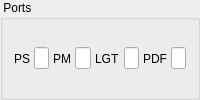
                <widget class="QGroupBox" name="groupBox_3">
                <property name="title">
                  <string> Ports </string>
                </property>
                <layout class="QHBoxLayout" name="horizontalLayout" stretch="1,10,1,10,1,10,1,10">
                  <property name="spacing">
                  <number>4</number>
                  </property>
                  <item>
                  <widget class="QLabel" name="psLabel">
                    <property name="text">
                    <string>PS</string>
                    </property>
                    <property name="alignment">
                    <set>Qt::AlignRight|Qt::AlignTrailing|Qt::AlignVCenter</set>
                    </property>
                  </widget>
                  </item>
                  <item>
                  <widget class="QLineEdit" name="psEdit">
                    <property name="key" stdset="0">
                      <string>PS</string>
                    </property>
                    <property name="type" stdset="0">
                      <string>integer</string>
                    </property>
                    <property name="mask" stdset="0">
                      <string>0x%0.1X</string>
                    </property>
                    <property name="sizePolicy">
                    <sizepolicy hsizetype="Ignored" vsizetype="Fixed">
                      <horstretch>0</horstretch>
                      <verstretch>0</verstretch>
                    </sizepolicy>
                    </property>
                  </widget>
                  </item>
                  <item>
                  <widget class="QLabel" name="pmLabel">
                    <property name="text">
                    <string>PM</string>
                    </property>
                  </widget>
                  </item>
                  <item>
                  <widget class="QLineEdit" name="pmEdit">
                    <property name="key" stdset="0">
                      <string>PM</string>
                    </property>
                    <property name="type" stdset="0">
                      <string>integer</string>
                    </property>
                    <property name="mask" stdset="0">
                      <string>0x%0.1X</string>
                    </property>
                    <property name="sizePolicy">
                    <sizepolicy hsizetype="Ignored" vsizetype="Fixed">
                      <horstretch>0</horstretch>
                      <verstretch>0</verstretch>
                    </sizepolicy>
                    </property>
                  </widget>
                  </item>
                  <item>
                  <widget class="QLabel" name="lgtLabel">
                    <property name="text">
                    <string>LGT</string>
                    </property>
                  </widget>
                  </item>
                  <item>
                  <widget class="QLineEdit" name="lgtEdit">
                    <property name="key" stdset="0">
                      <string>LGT</string>
                    </property>
                    <property name="type" stdset="0">
                      <string>integer</string>
                    </property>
                    <property name="mask" stdset="0">
                      <string>0x%0.1X</string>
                    </property>
                    <property name="sizePolicy">
                    <sizepolicy hsizetype="Ignored" vsizetype="Fixed">
                      <horstretch>0</horstretch>
                      <verstretch>0</verstretch>
                    </sizepolicy>
                    </property>
                  </widget>
                  </item>
                  <item>
                  <widget class="QLabel" name="pdfLabel">
                    <property name="text">
                    <string>PDF</string>
                    </property>
                  </widget>
                  </item>
                  <item>
                  <widget class="QLineEdit" name="pdfEdit">
                    <property name="key" stdset="0">
                      <string>PDF</string>
                    </property>
                    <property name="type" stdset="0">
                      <string>integer</string>
                    </property>
                    <property name="mask" stdset="0">
                      <string>0x%0.1X</string>
                    </property>
                    <property name="sizePolicy">
                    <sizepolicy hsizetype="Ignored" vsizetype="Fixed">
                      <horstretch>0</horstretch>
                      <verstretch>0</verstretch>
                    </sizepolicy>
                    </property>
                  </widget>
                  </item>
                </layout>
                </widget>
